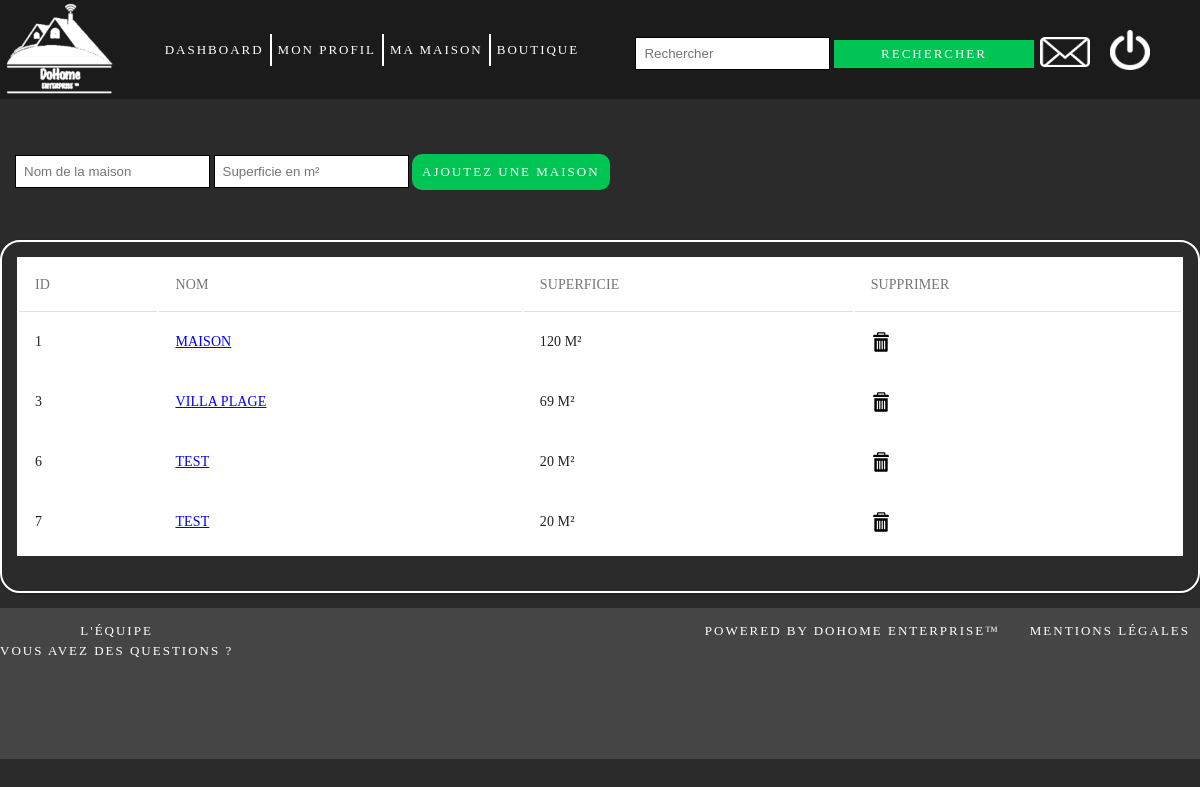
Screenshot of /controller/maison.php (signed in) with the database file from the repository.
### tables this page shows
CREATE TABLE `maison` (
  `id_maison`  INT(11) NOT NULL,
  `nbpieces`   INT(11) NOT NULL,
  `ID_user`    INT(11)     DEFAULT NULL,
  `Nom`        VARCHAR(20) DEFAULT 'Maison',
  `superficie` INT(11)     DEFAULT NULL
);

### modele/maison.php (called while the page is built, shortened)
<?php
function getMaisons(PDO $dbh, int $iduser)
{
    $query = "SELECT id_maison,Nom, superficie FROM maison WHERE ID_user =:iduser";
    $sql = $dbh->prepare($query);
    $sql->execute(['iduser' => $iduser]);
    $data = $sql->fetchAll();
    return $data;
}

### vue/mes_maisons.php (the view, shortened to what this page needs)
<!DOCTYPE html>
<html lang="en">
<head>
    <link rel="stylesheet" href="../css/maison.css"/>
    <link rel="stylesheet" href="../css/tableau.css"/>
</head>
<?php include("haut_de_page.php"); ?>
<body>
<br>
<div class="connexion-inscription">
    <form method="POST" action="../controller/maison.php">
        <input id="case" type="text" name="nom" placeholder="Nom de la maison" required/>
        <input id="case" type="text" name="superficie" placeholder="Superficie en m²" required/>
        <input id="bouton4" type="submit" name="envoi" value="Ajoutez une maison"/>
    </form>
</div>
<br>
<div>
    <div class="table-responsive-vertical shadow-z-1">
        <table id="table" class="table table-hover table-mc-light-blue">
            <thead>
            <tr>
                <th>ID</th>
                <th>Nom</th>
                <th>Superficie</th>
                <th>Supprimer</th>
            </thead>
            <tbody>
            <?php
            foreach ($maison as $row) {
                ?>
                <tr>
                    <td data-title="ID"><?php echo $row['id_maison'] ?></td>
                    <td data-title="Nom">
                        <a href="../controller/piece.php?maison=<?php echo $row['id_maison'] ?>"> <?php echo $row['Nom'] ?> </a>
                    </td>
                    <td data-title="Superficie"><?php echo $row['superficie'] ?> m²</td>
                    <td data-title="Supprimer"><a href="../controller/maison.php?suppr=<?php echo $row['id_maison'] ?>">
                            <img src="../vue/img/img_96165.svg" width="20" height="20">
                        </a></td>
                </tr>
                <?php
            }
            ?>
            </tbody>
        </table>
    </div>
</body>
<?php include("bas_de_page.php"); ?>
</html>

### css/maison.css (style rules this page uses)
#bouton4 { width: auto; font-family: "PT Sans"; text-transform: uppercase; letter-spacing: 2px; background-color: #00c555; color: white; border-radius: 10px; border: 2px solid #00c555; font-size: 13px; padding:8px; }

### css/tableau.css (style rules this page uses)
.table-responsive-vertical { border-radius: 20px; width: auto; height: auto; border: 2px solid white; padding: 15px; margin: 15px; text-align: center; horizontal-align: middle; overflow: auto; margin-left: 0; margin-right: 0; font-family: "PT Sans"; text-transform: uppercase; }
#case { border: 1px solid black; padding: 8px; }
.connexion-inscription { margin:15px; }
*, *:after, *:before { -webkit-box-sizing: border-box; -moz-box-sizing: border-box; box-sizing: border-box; }
html, body { position: relative; min-height: 100%; height: 100%; }
html { position: relative; overflow-x: hidden; padding: 0; min-height: 100%; font-size: 62.5%; }
body { font-family: 'RobotoDraft', 'Roboto', 'Helvetica Neue, Helvetica, Arial', sans-serif; font-style: normal; font-weight: 300; font-size: 1.4rem; line-height: 2rem; letter-spacing: 0.01rem; color: #212121; background-color: #f5f5f5; -webkit-font-smoothing: antialiased; -moz-osx-font-smoothing: grayscale; text-rendering: optimizeLegibility; }
.shadow-z-1 { -webkit-box-shadow: 0 1px 3px 0 rgba(0, 0, 0, 0.12), 0 1px 2px 0 rgba(0, 0, 0, 0.24); -moz-box-shadow: 0 1px 3px 0 rgba(0, 0, 0, 0.12), 0 1px 2px 0 rgba(0, 0, 0, 0.24); box-shadow: 0 1px 3px 0 rgba(0, 0, 0, 0.12), 0 1px 2px 0 rgba(0, 0, 0, 0.24); }
.table { width: 100%; max-width: 100%; margin-bottom: 2rem; background-color: #fff; }
.table > thead > tr, .table > tbody > tr, .table > tfoot > tr { -webkit-transition: all 0.3s ease; -o-transition: all 0.3s ease; transition: all 0.3s ease; }
.table > thead > tr > th, .table > tbody > tr > th, .table > tfoot > tr > th, .table > thead > tr > td, .table > tbody > tr > td, .table > tfoot > tr > td { text-align: left; padding: 1.6rem; vertical-align: top; border-top: 0; -webkit-transition: all 0.3s ease; -o-transition: all 0.3s ease; transition: all 0.3s ease; }
.table > thead > tr > th { font-weight: 400; color: #757575; vertical-align: bottom; border-bottom: 1px solid rgba(0, 0, 0, 0.12); }
.table > caption + thead > tr:first-child > th, .table > colgroup + thead > tr:first-child > th, .table > thead:first-child > tr:first-child > th, .table > caption + thead > tr:first-child > td, .table > colgroup + thead > tr:first-child > td, .table > thead:first-child > tr:first-child > td { border-top: 0; }

### css/haut_bas_de_page.css (style rules this page uses)
body { background-size: cover; background-image: linear-gradient(to bottom right, #2b2b2b, #2b2b2b); margin: 0; height: auto; width: 100%; }

### rows the page displays
maison: id_maison "1", Nom "MAISON", superficie "120"
maison: id_maison "3", Nom "VILLA PLAGE", superficie "69"
maison: id_maison "6", Nom "TEST", superficie "20"
maison: id_maison "7", Nom "TEST", superficie "20"
